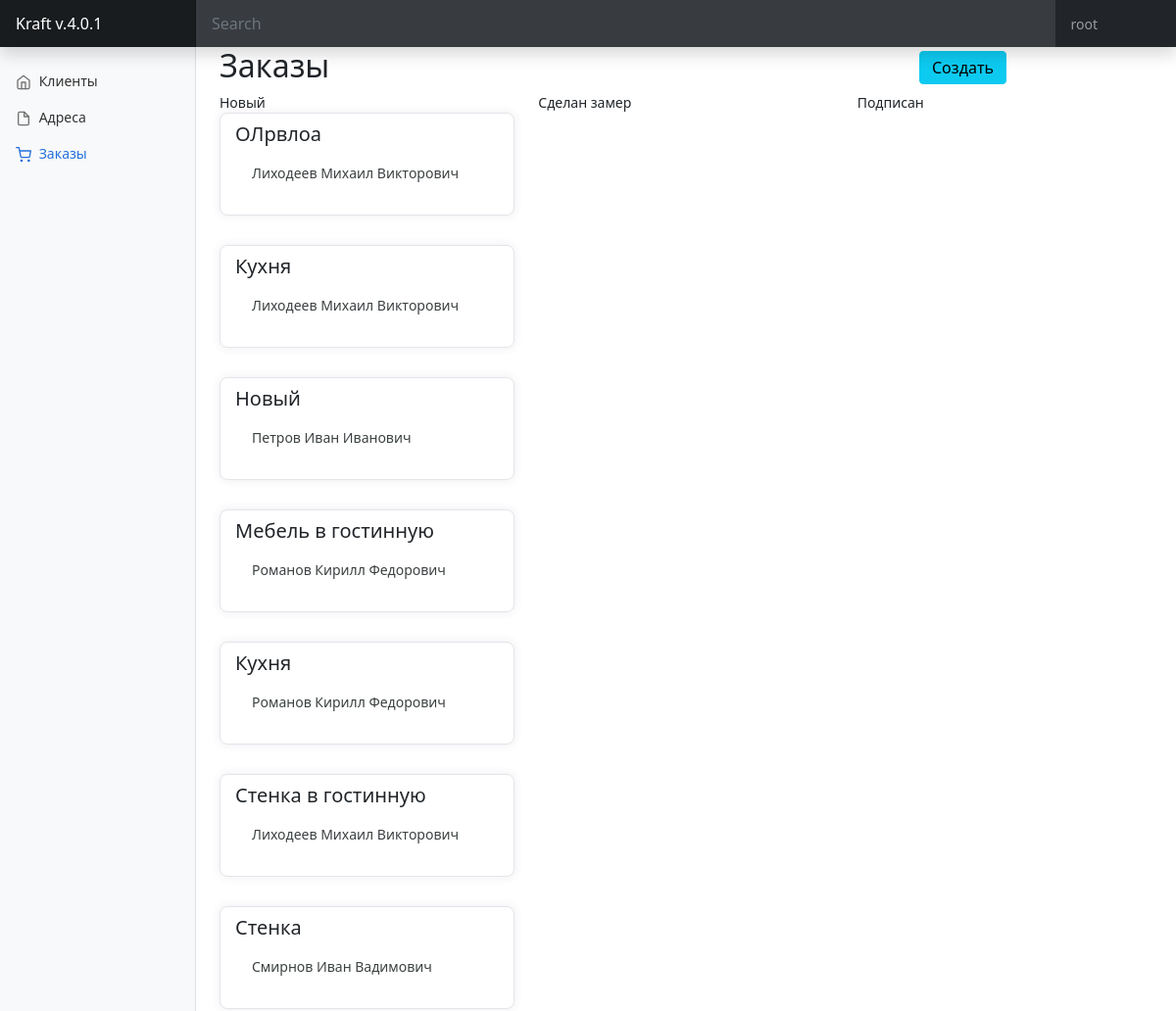
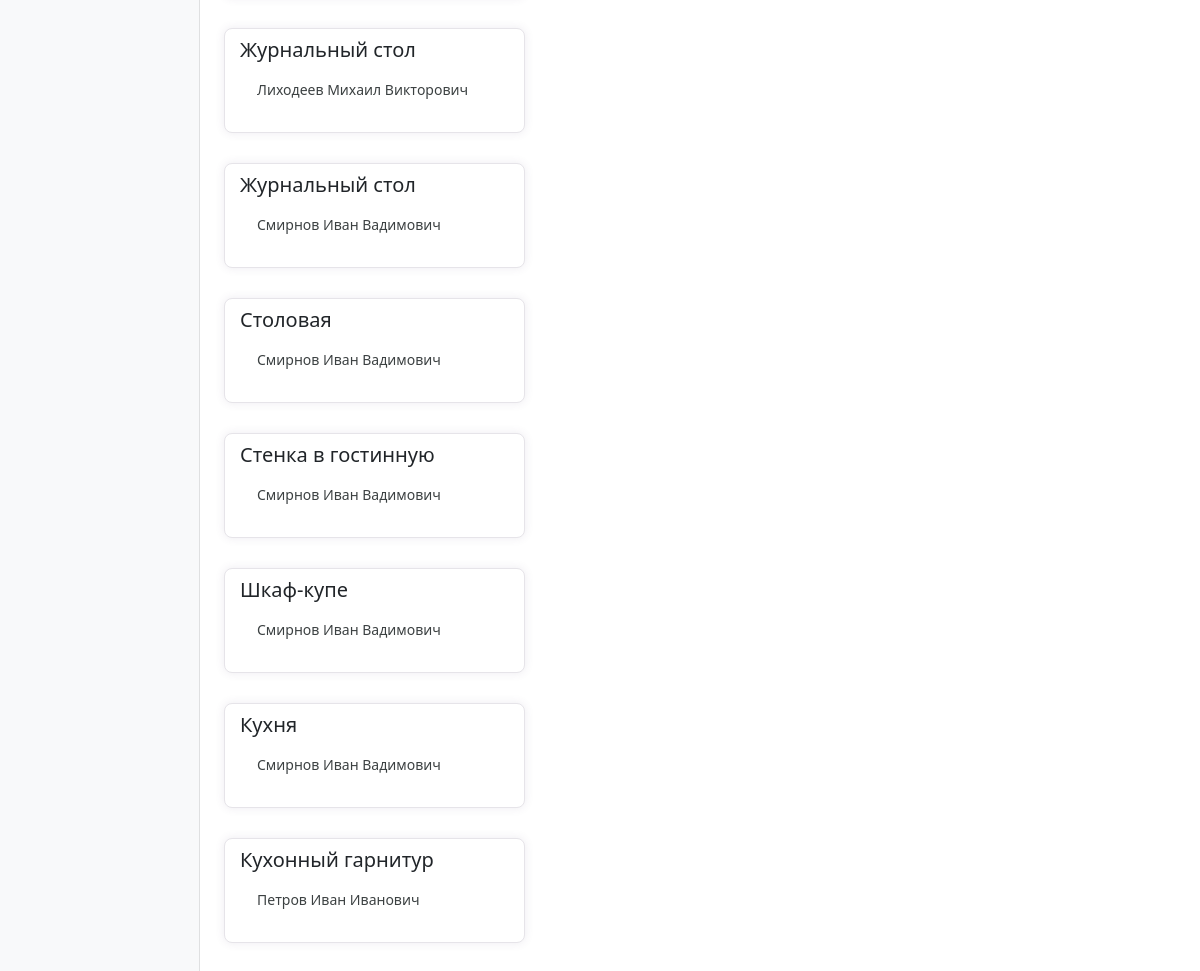
/crm/orders/ (signed in), run on the app's committed database (2 pictures, top to bottom).
### crm/models.py (models this page shows, shortened)
class StatusOrder(models.Model):
    name = models.CharField(max_length=100, verbose_name='наименование')

class Order(models.Model):
    title = models.CharField(max_length=150, verbose_name='название')
    price = models.DecimalField(decimal_places=2, max_digits=20,
                                verbose_name='сумма заказа', blank=True, null=True)
    pre_pay = models.DecimalField(decimal_places=2, max_digits=20,
                                  verbose_name='предоплата', blank=True, null=True)
    second_pay = models.DecimalField(decimal_places=2, max_digits=20,
                                     verbose_name='второй взнос', blank=True, null=True)
    pre_pay_type = models.ForeignKey(
        'TypePay',
        related_name='pre_pay_types',
        on_delete=models.PROTECT,
        verbose_name='тип предоплаты',
        blank=True,
        null=True,
    )
    second_pay_type = models.ForeignKey(
        'TypePay',
        related_name='second_pay_types',
        on_delete=models.PROTECT,
        verbose_name='тип второго платежа',
        blank=True,
        null=True,
    )
    date = models.DateTimeField(auto_now_add=True, blank=True, null=True)
    date_done = models.DateField(blank=True, null=True)
    date_pre_pay = models.DateField(blank=True, null=True)
    date_second_pay = models.DateField(blank=True, null=True)
    customer = models.ForeignKey(
        'Customer',
        related_name='orders',
        on_delete=models.PROTECT,
        verbose_name='клиент',
        blank=True,
        null=True
    )
    status_order = models.ForeignKey(
        'StatusOrder',
        on_delete=models.PROTECT,
        related_name='orders',
        default=1,
        verbose_name='статус заказа'
    )
    comments = GenericRelation('Comment')
    tasks = GenericRelation('Task')
    class Meta:
        ordering = ['-date']

class Customer(models.Model):
    last_name = models.CharField(max_length=100, verbose_name='фамилия')
    first_name = models.CharField(max_length=100, verbose_name='имя')
    family_name = models.CharField(max_length=100, verbose_name='отчество')
    phone = models.CharField(max_length=15, verbose_name='номер телефона')
    date = models.DateTimeField(auto_now_add=True,
                                       verbose_name='дата создания',
                                       blank=True, null=True)
    creater_customer = models.ForeignKey(
        User,
        verbose_name='пользователь',
        on_delete=models.CASCADE,
        related_name='customers',
        blank=True,
        null=True
    )
    source = models.ForeignKey(
        'SourceCustomer',
        related_name='customers',
        on_delete=models.SET_NULL,
        null=True,
        blank=True,
        verbose_name='Источник',
    )
    comments = GenericRelation('Comment')
    tasks = GenericRelation('Task')
    class Meta:
        verbose_name = 'клиент'
        verbose_name_plural = 'клиенты'
        ordering = ['-date']

### crm/views.py (the view, shortened to what this page needs)
# urls.py: path('orders/', views.OrderList.as_view(), name='crm_orders'),
class OrderList(ListView, FormView):
    model = Order
    template_name = 'crm/crm_orders.html'
    form_class = OrderForm
    success_url = '/crm/orders'
    def get_context_data(self, *args, **kwargs):
        context = super(OrderList, self).get_context_data(*args, **kwargs)
        context['status_order'] = StatusOrder.objects.all()
        context['products'] = Product.objects.all()
        return context

### crm/forms.py
class OrderForm(forms.ModelForm):
    class Meta:
        model = Order
        fields = ['title']

### crm/LoginRequiredMiddleware.py (called while the page is built, shortened)
    def process_request(self, request):
        assert hasattr(request, 'user'), "The Login Required Middleware"

### crm/templates/crm/crm_orders.html (shortened to what this page needs)
{% extends 'base.html' %}
{% load static %}
{% block left_menu %}
  {% include 'crm/includes/crm_main_menu.html' %}
{% endblock %}
{% block content %}
  <link rel="stylesheet" href="{% static 'css/card_order_in_customer.css' %}">
  <div class="row">
    <div class="col"><h2>Заказы</h2></div>
    <div class="col-3">
      <button type="button" class="btn btn-info py-1 my-1"
              data-bs-toggle="modal" data-bs-target="#exampleModal">Создать
      </button>
    </div>
  </div>
  <div class="content-fluid">
    <div class="row">
      {% for status in status_order %}
        {% if status.name != 'Сдан' %}
          <div class="col">{{ status.name }}
            <div class="content">
              {% for order in object_list %}
                {% if order.status_order.name == status.name %}
                  <div class="col"
                       onclick="document.location = '{% url 'crm:crm_order_detail' order.pk %}'">
                    <div class="card card-margin">
                      <div class="card-header no-border">
                        <h5 class="card-title">{{ order.title }}</h5>
                      </div>
                      <div class="card-body pt-0">
                        <div class="widget-49">
                          <div class="widget-49-title-wrapper">
                            <div class="widget-49-meeting-info">
                              <span class="widget-49-pro-title">
                                {{ order.customer.last_name }}
                                {{ order.customer.first_name }}
                                {{ order.customer.family_name }}
                              </span>
                            </div>
                          </div>
                        </div>
                      </div>
                    </div>
                  </div>
                {% endif %}
              {% endfor %}
            </div>
          </div>
        {% endif %}
      {% endfor %}
    </div>
  </div>
{% endblock %}

### templates/base.html (shortened to what this page needs)
{% load static %}
<!doctype html>
<html lang="ru">
<head>
  <link href="https://cdn.jsdelivr.net/npm/bootstrap@5.1.3/dist/css/bootstrap.min.css"
        rel="stylesheet"
>
  <link href="https://cdn.jsdelivr.net/npm/bootstrap@5.0.2/dist/css/bootstrap.min.css"
        rel="stylesheet"
>
  <link href={% static 'css/dashboard.css' %} rel="stylesheet">
</head>
<body>
<header class="navbar navbar-dark sticky-top bg-dark flex-md-nowrap p-0 shadow">
  <a class="navbar-brand col-md-3 col-lg-2 me-0 px-3"
     href="{% url 'main:index' %}">
    Kraft v.4.0.1</a>
  <form action="{% url 'crm:crm_customers' %}" class="w-100">
    <input class="form-control form-control-dark w-100" type="text"
           placeholder="Search" aria-label="Search" name="search">
  </form>
  <div class="navbar-nav me-5">
    <div class="nav-item text-nowrap me-3">
      <a class="nav-link px-3"
         href="{% url 'users:login' %}">{{ user.username }}</a>
    </div>
  </div>
</header>
<div class="container-fluid">
  <div class="row">
    <nav id="sidebarMenu"
         class="col-md-3 col-lg-2 d-md-block bg-light sidebar collapse">
      <div class="position-sticky pt-3">
        {% block left_menu %}
        {% endblock %}
      </div>
    </nav>
    <main class="col-md-9 ms-sm-auto col-lg-10 px-md-4">
      <div class="row">
        {% block content %}
        {% endblock %}
      </div>
    </main>
  </div>
</div>
</body>
</html>

### static/css/dashboard.css (style rules this page uses)
body { font-size: .875rem; }
.sidebar { position: fixed; top: 0; bottom: 0; left: 0; z-index: 100; padding: 48px 0 0; box-shadow: inset -1px 0 0 rgba(0, 0, 0, .1); }
.navbar-brand { padding-top: .75rem; padding-bottom: .75rem; font-size: 1rem; background-color: rgba(0, 0, 0, .25); box-shadow: inset -1px 0 0 rgba(0, 0, 0, .25); }
.navbar .form-control { padding: .75rem 1rem; border-width: 0; border-radius: 0; }
.form-control-dark { color: #fff; background-color: rgba(255, 255, 255, .1); border-color: rgba(255, 255, 255, .1); }

### static/css/card_order_in_customer.css (style rules this page uses)
.card-margin { margin-bottom: 1.875rem; }
.card { border: 0; box-shadow: 0px 0px 10px 0px rgba(82, 63, 105, 0.1); -webkit-box-shadow: 0px 0px 10px 0px rgba(82, 63, 105, 0.1); -moz-box-shadow: 0px 0px 10px 0px rgba(82, 63, 105, 0.1); -ms-box-shadow: 0px 0px 10px 0px rgba(82, 63, 105, 0.1); }
.card { position: relative; display: flex; flex-direction: column; min-width: 0; word-wrap: break-word; background-color: #ffffff; background-clip: border-box; border: 1px solid #e6e4e9; border-radius: 8px; }
.card .card-header.no-border { border: 0; }
.card .card-header { background: none; padding: 0 0.9375rem; font-weight: 500; display: flex; align-items: center; min-height: 50px; }
.card-header:first-child { border-radius: calc(8px - 1px) calc(8px - 1px) 0 0; }
.widget-49 .widget-49-title-wrapper { display: flex; align-items: center; }
.widget-49 .widget-49-title-wrapper .widget-49-meeting-info { display: flex; flex-direction: column; margin-left: 1rem; }
.widget-49 .widget-49-title-wrapper .widget-49-meeting-info .widget-49-pro-title { color: #3c4142; font-size: 14px; }

### data on the page
StatusOrder: name "Новый"
Order: title "ОЛрвлоа", customer.last_name "Лиходеев", customer.first_name "Михаил", customer.family_name "Викторович"
Order: title "Кухня", customer.last_name "Лиходеев", customer.first_name "Михаил", customer.family_name "Викторович"
Order: title "Новый", customer.last_name "Петров", customer.first_name "Иван", customer.family_name "Иванович"
Order: title "Мебель в гостинную", customer.last_name "Романов", customer.first_name "Кирилл", customer.family_name "Федорович"
Order: title "Кухня", customer.last_name "Романов", customer.first_name "Кирилл", customer.family_name "Федорович"
Order: title "Стенка в гостинную", customer.last_name "Лиходеев", customer.first_name "Михаил", customer.family_name "Викторович"
Order: title "Стенка", customer.last_name "Смирнов", customer.first_name "Иван", customer.family_name "Вадимович"
Order: title "Журнальный стол", customer.last_name "Лиходеев", customer.first_name "Михаил", customer.family_name "Викторович"
Order: title "Журнальный стол", customer.last_name "Смирнов", customer.first_name "Иван", customer.family_name "Вадимович"
Order: title "Столовая", customer.last_name "Смирнов", customer.first_name "Иван", customer.family_name "Вадимович"
Order: title "Стенка в гостинную", customer.last_name "Смирнов", customer.first_name "Иван", customer.family_name "Вадимович"
Order: title "Шкаф-купе", customer.last_name "Смирнов", customer.first_name "Иван", customer.family_name "Вадимович"
Order: title "Кухня", customer.last_name "Смирнов", customer.first_name "Иван", customer.family_name "Вадимович"
Order: title "Кухонный гарнитур", customer.last_name "Петров", customer.first_name "Иван", customer.family_name "Иванович"
StatusOrder: name "Сделан замер"
StatusOrder: name "Подписан"

### other printed values
{{ user.username }} "root"
